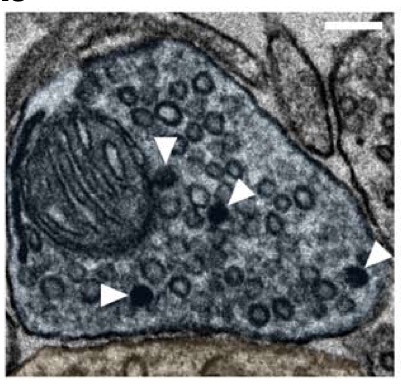
#> input picture img/figb.jpg, 401 x 390 px, found by its file name
$ python New_blob.py   (older library calls are emulated)
#> lines starting #> are read from the running program, lines starting #| are printed output that depends on the picture; after the words box and inside, x2 and y2 are one past the last pixel; in counts of white or black regions, pixels touching at a corner belong together; long printed decimals are rounded
#!/usr/bin/python
# Standard imports
import cv2
import numpy as np;
import matplotlib.pyplot as plt
import matplotlib.image as mpimg
import math

# Read image
im = cv2.imread("/Users/mariograndi/Desktop/figb.jpg")
#> im is the input picture: shape (390, 401, 3); mean B, G, R 111.2, 108, 103.7
#params = cv2.SimpleBlobDetector_Params()
imgray = cv2.cvtColor(im, cv2.COLOR_BGR2GRAY)

# [10 lines of commented-out code are left out]

cv2.imshow("imgray",imgray)
# [13 lines of commented-out code are left out]
ret, thresh = cv2.threshold(imgray, 50, 255, cv2.THRESH_BINARY_INV)
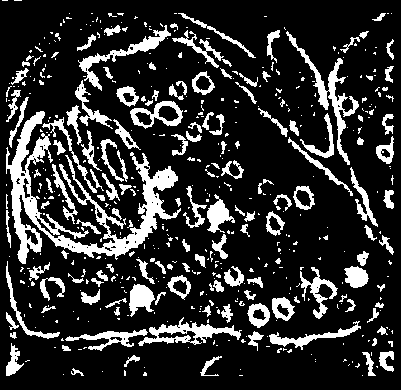
#> thresh: shape (390, 401); 18.8% white; 518 white regions (367 under 20 px), largest, box (x1, y1, x2, y2) and area: (6, 111, 181, 264) 6048, (286, 31, 359, 165) 1309, (138, 317, 242, 346) 1032
# get contours
thresh = cv2.erode(thresh, None, iterations=2)
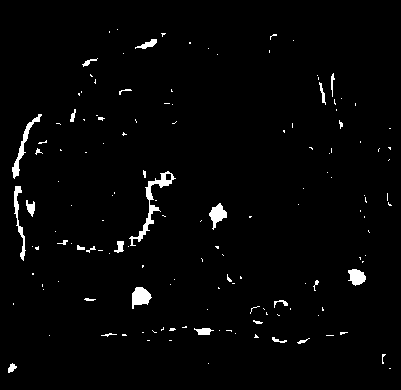
#> thresh: shape (390, 401); 2.1% white; 145 white regions (117 under 20 px)
#thresh = cv2.dilate(thresh, None, iterations=4)

cv2.imshow("thresh",thresh)
#cv2.waitKey(0)

im2, contours, hierarchy = cv2.findContours(thresh, cv2.RETR_TREE, cv2.CHAIN_APPROX_SIMPLE)
#> contours = 146 contours, 128 with area under 20; largest, box (x1, y1, x2, y2) and area: (129, 171, 176, 246) 426, (132, 287, 152, 309) 254, (12, 114, 42, 179) 249, (209, 203, 227, 230) 211, (348, 269, 366, 286) 186

#cv2.imshow("im2",im2)
#cv2.waitKey(0)


contours_area = []
# calculate area and filter into new array
i=0
for con in contours:
    i=i+1
    area = cv2.contourArea(con)
    if 150 < area < 400:
        print (str(area)+"   ---->  "+str(i))
        contours_area.append(con)
#> this loop made 146 passes
#> area on passes 3, 8, 20, 34, 38, 49, 77, 87, 117: 39.5, 22.5, 71.5, 23.5, 254.5, 185.5, 211, 183, 249
#| 254.5   ---->  38
#| 185.5   ---->  49
#| 211.0   ---->  77
#| 183.0   ---->  87
#| 249.0   ---->  117
#> after the loop, contours_area = 5 contours; box (x1, y1, x2, y2) and area: (132, 287, 152, 309) 254, (12, 114, 42, 179) 249, (209, 203, 227, 230) 211, (348, 269, 366, 286) 186, (14, 186, 26, 261) 183; i = 146


contours_cirles = []

# check if contour is of circular shape
for con in contours_area:
    perimeter = cv2.arcLength(con, True)
    area = cv2.contourArea(con)
    if perimeter == 0:
        continue
    circularity = 4*math.pi*(area/(perimeter*perimeter))
    print (circularity)
    if 0.4 < circularity:
        print ("post : " + str(circularity))
        contours_cirles.append(con)
#> this loop made 5 passes
#> (perimeter, area, circularity) on passes 1 to 5: (70.87, 254.5, 0.637), (60.04, 185.5, 0.647), (73.94, 211, 0.485), (173.3, 183, 0.0766), (165.1, 249, 0.115)
#| 0.6368
#| post : 0.6368
#| 0.6466
#| post : 0.6466
#| 0.485
#| post : 0.485
#| 0.07661
#| 0.1149
#> after the loop, contours_cirles = 3 contours; box (x1, y1, x2, y2) and area: (132, 287, 152, 309) 254, (209, 203, 227, 230) 211, (348, 269, 366, 286) 186


#print (contours_cirles)

cv2.drawContours(im, contours_cirles, -1, (255,0,0), 3)
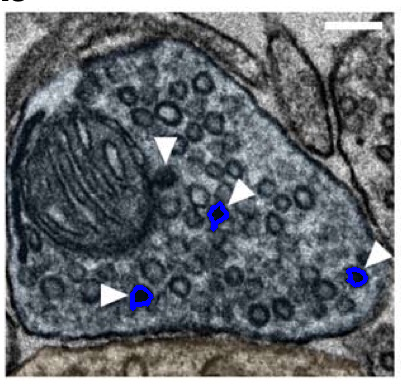
#> im: shape (390, 401, 3); 0.53% of pixels changed, all inside (x1, y1, x2, y2) = (130, 201, 368, 311)


cv2.imshow("cont",im)
cv2.waitKey(0)
